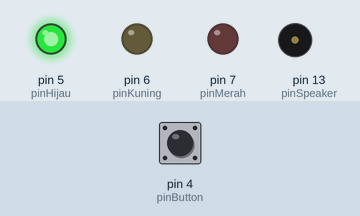
Recording of a sketch running on a simulated Arduino Uno, built with avr-gcc and run on an emulated ATmega328P. Parts: output pins drawn as LEDs (lit = HIGH), buzzer (waves = sounding). The inputs (shaded band) are chosen by the test bench; at power-on: pin 4 (pinButton) LOW.

Above: at 1.2 s.
1.3 s: pin 4 (pinButton) pulled HIGH for 0.15 s
At 1.4 s:
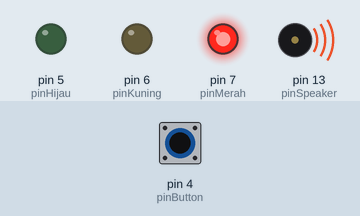
4.3 s: pin 4 (pinButton) pulled HIGH for 1 s
At 4.6 s:
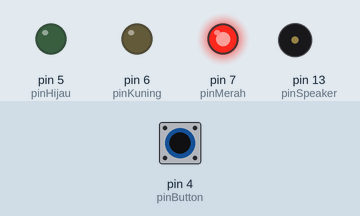
7.3 s: pin 4 (pinButton) pulled HIGH for 3.2 s
At 12.15 s:
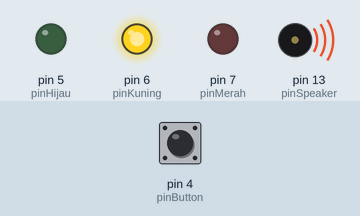
Timing chart, 0 to 14.6 s (numbered marks = the images above; inputs shaded):
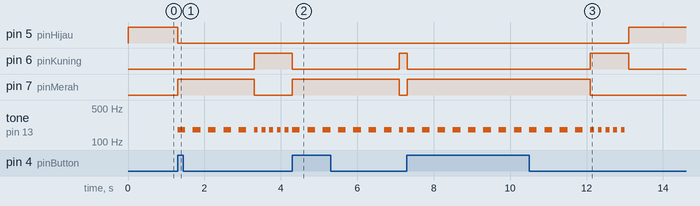

The sketch:

pelicanCross2025.ino
```cpp
int pinMerah = 7;
int pinKuning = 6;
int pinHijau = 5;
int pinButton = 4;
int pinSpeaker = 13; ///////////////////////////////////////

int state = 2; // defaultnya warna hijau
int durasiMerah = 2000;
int durasiKuning = 1000;
long elapsedTime; // untuk menghitung waktu saat berjalan

void setup() {
  // put your setup code here, to run once:
  pinMode(pinMerah, OUTPUT);
  pinMode(pinKuning, OUTPUT);
  pinMode(pinHijau, OUTPUT);
  pinMode(pinButton, INPUT);

  pinMode(pinSpeaker, OUTPUT);  //////////////////////////////////////
}

void loop() {
  // put your main code here, to run repeatedly:

  if (digitalRead(pinButton) == HIGH){
    state = 0; // untuk warna merah
    elapsedTime = millis(); //untuk catat millis awal saat button dipencet
  }

  switch (state){
    case 0: // untuk merah
      digitalWrite(pinMerah, HIGH);
      digitalWrite(pinKuning, LOW);
      digitalWrite(pinHijau, LOW);
      toneMerah();

      if(millis()-elapsedTime >= durasiMerah){
        state = 1;  // lompat ke kuning
        elapsedTime = millis(); // untuk start millis kondisi kuning
      }

      break;
    case 1: // untuk kuning
      digitalWrite(pinMerah, LOW);
      digitalWrite(pinKuning, HIGH);
      digitalWrite(pinHijau, LOW);
      toneKuning();

      if(millis()-elapsedTime >= durasiKuning){
        state = 2;  // lompat ke hijau
      }

      break;
    case 2: // untuk hijau
      digitalWrite(pinMerah, LOW);
      digitalWrite(pinKuning, LOW);
      digitalWrite(pinHijau, HIGH);

      break;
  }
}

void toneMerah(){
  tone(pinSpeaker, 180);
  delay(200);
  noTone(pinSpeaker);
  delay(200);
}

void toneKuning(){
  tone(pinSpeaker, 180);
  delay(100);
  noTone(pinSpeaker);
  delay(100);
}
```

Measured:
- after the input at 1.3 s, pin 5 (pinHijau): HIGH → LOW at once; pin 6 (pinKuning): LOW → HIGH after 2.0 s; pin 7 (pinMerah): LOW → HIGH at once, → LOW 2.0 s later; tone on pin 13 (pinSpeaker): goes 5 × (180 Hz 0.20 s, silent 0.20 s), 4 × (180 Hz 0.10 s, silent 0.10 s), 180 Hz 0.10 s, then silent, starting at once
- after the input at 4.3 s, pin 5 (pinHijau): stays LOW (without the input it goes to HIGH after 0.00 s); pin 7 (pinMerah): LOW → HIGH at once, → LOW 2.8 s later; tone on pin 13 (pinSpeaker): goes 7 × (180 Hz 0.20 s, silent 0.20 s), 180 Hz 0.10 s, then silent, starting at once
- after the input at 7.3 s, pin 5 (pinHijau): LOW → HIGH after 5.8 s instead of 0.80 s; pin 6 (pinKuning): HIGH → LOW after 0.00 s instead of 0.80 s; pin 7 (pinMerah): LOW → HIGH at once, → LOW 4.8 s later
